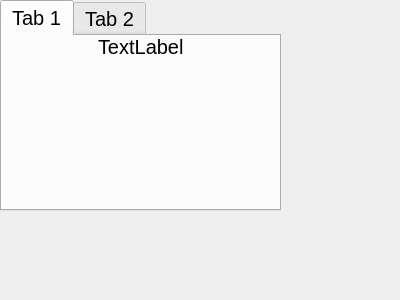
<?xml version="1.0" encoding="UTF-8"?>
<ui version="4.0">
 <class>Form</class>
 <widget class="QWidget" name="Form">
  <property name="geometry">
   <rect>
    <x>0</x>
    <y>0</y>
    <width>400</width>
    <height>300</height>
   </rect>
  </property>
  <property name="windowTitle">
   <string>Form</string>
  </property>
  <widget class="QTabWidget" name="tabWidget">
   <property name="geometry">
    <rect>
     <x>0</x>
     <y>0</y>
     <width>281</width>
     <height>211</height>
    </rect>
   </property>
   <property name="styleSheet">
    <string notr="true">font-size: 20px;</string>
   </property>
   <property name="currentIndex">
    <number>0</number>
   </property>
   <widget class="QWidget" name="tab">
    <property name="styleSheet">
     <string notr="true"/>
    </property>
    <attribute name="title">
     <string>Tab 1</string>
    </attribute>
    <widget class="QWidget" name="horizontalLayoutWidget">
     <property name="geometry">
      <rect>
       <x>-1</x>
       <y>-1</y>
       <width>281</width>
       <height>171</height>
      </rect>
     </property>
     <layout class="QHBoxLayout" name="horizontalLayout">
      <item alignment="Qt::AlignHCenter|Qt::AlignTop">
       <widget class="QLabel" name="label">
        <property name="text">
         <string>TextLabel</string>
        </property>
       </widget>
      </item>
     </layout>
    </widget>
   </widget>
   <widget class="QWidget" name="tab_2">
    <attribute name="title">
     <string>Tab 2</string>
    </attribute>
   </widget>
  </widget>
 </widget>
 <resources/>
 <connections/>
</ui>
